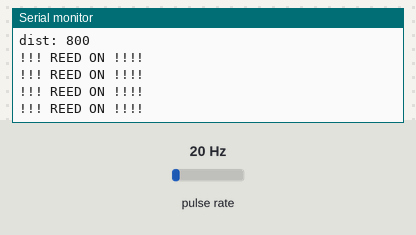
Bench run of a sketch on a simulated Arduino Uno, built with avr-gcc and run on an emulated ATmega328P. Shown: the last lines printed to the serial monitor. Wiring (inferred from the names in the program): pulse sensor: data pin 2. Inputs (shaded band) come from the test bench; at power-on: pulse rate 20 Hz.

Above: at 1.2 s.
1.3 s: pulse rate (sensor on pin 2) set to 196 Hz
4.3 s: pulse rate (sensor on pin 2) set to 100 Hz
At 5.1 s:
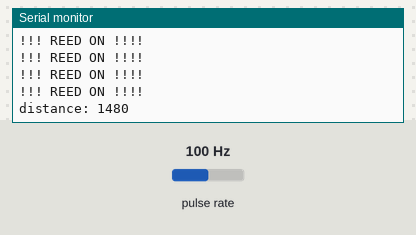
7.3 s: pulse rate (sensor on pin 2) set to 196 Hz
At 8.1 s:
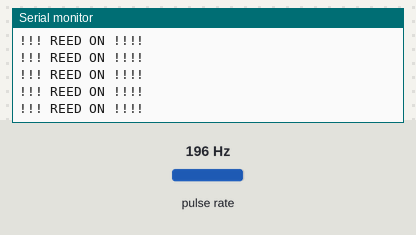
10.3 s: pulse rate (sensor on pin 2) set to 50 Hz
At 13.26 s:
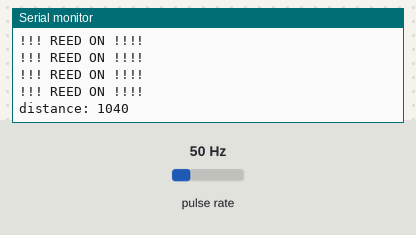
13.3 s: pulse rate (sensor on pin 2) set to 4 Hz
At 14.63 s:
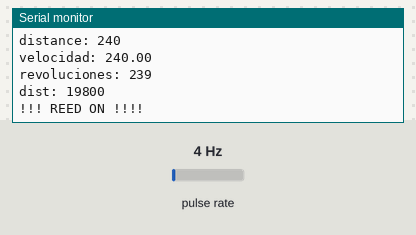
16.3 s: pulse rate (sensor on pin 2) set to 150 Hz
At 16.9 s:
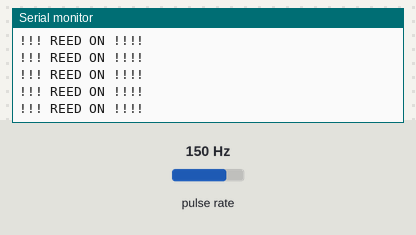
Timing chart, 0 to 19.3 s (numbered marks = the images above; inputs shaded):
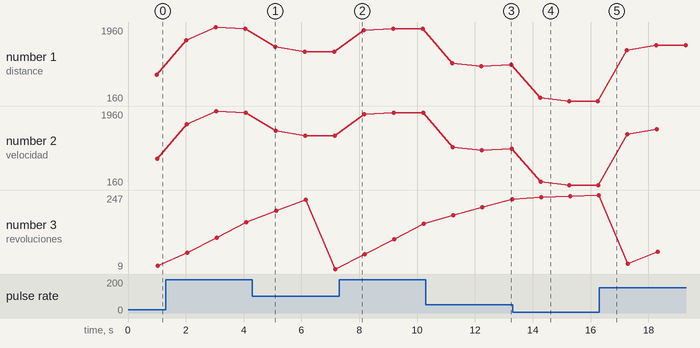

Measured:
- after the input at 4.3 s, the serial monitor: prints a new line after 0.79 s (image 1)
- after the input at 10.3 s, the serial monitor: prints a new line after 0.92 s (image 3)
- after the input at 13.3 s, the serial monitor: prints a new line after 0.95 s (image 4)
- plotted number 1: 800 → 1920 after the input at 1.3 s, 1920 → 1360 after the input at 4.3 s, 1360 → 1920 after the input at 7.3 s, 1920 → 1040 after the input at 10.3 s, 1040 → 160 after the input at 13.3 s
- plotted number 2: 800 → 1920 after the input at 1.3 s, 1920 → 1360 after the input at 4.3 s, 1360 → 1920 after the input at 7.3 s, 1920 → 1040 after the input at 10.3 s, 1040 → 160 after the input at 13.3 s
- plotted number 3: 20 → 159 after the input at 1.3 s, 159 → 9 after the input at 4.3 s, 9 → 154 after the input at 7.3 s, 154 → 233 after the input at 10.3 s, 233 → 247 after the input at 13.3 s

The sketch:

reed_test.ino
```cpp
/*
Prueba la lectura del reed switch, imprimiendo el estado del reed, y la velocidad
actual.
*/

int reed = 2;

//velocidad
volatile byte revolutions = 0; //guarda los giros
int rpm =0; //revoluciones por minuto

long debouncing = 20; //limpia lectura del reed
volatile unsigned long timeOld_debounce = 0; //ibid

//variables para los calculos
int radius = 26; //radio de la bici
float pi = 3.1416; //PI
int sample = 4; //cuantos imanes hay en la bici
int perimeter;

int distance = 0; //cuanta distancia se ha recorrido
int last_dist = 0;
int initime; //tiempo inicial
float vel; //velocidad

//para el calculo de tiempo
volatile unsigned long actualBang =0;
unsigned long timeOld = 0;


void setup() {
	//inicializa la comunicacion serial
	Serial.begin(9600);

	//declara el pin como entrada
	pinMode(reed, INPUT);

	//activa la interrupcion en el pin 2
	attachInterrupt(0, rpm_sum, FALLING);

	//calcula el perimetro
	perimeter = pi*(radius*2);

	//toma el tiempo actual
	initime = millis();
}

//cuenta el numero de pasos del iman
void rpm_sum(){
	//elimina lecturas repetidas
	if((long)(micros() - timeOld_debounce) >= debouncing * 1000) {
		Serial.println("!!! REED ON !!!!"); //avisa que el switch esta encendido

	 	revolutions++; //aumenta las revoluciones
	 	distance += perimeter/sample; //calcula la distancia

    	timeOld_debounce = micros(); //actualiza el tiempo
  	}
}

void loop() {
	//cada segundo
	if(millis() - timeOld >= 1000){
		//calcula la velocidad
		vel = (distance - last_dist)/ 1.0 ;

		//imprime por el puerto serial
		Serial.print("distance: ");
		Serial.println(distance - last_dist);
		Serial.print("velocidad: ");
		Serial.println(vel);
		Serial.print("revoluciones: ");
		Serial.println(revolutions);
		Serial.print("dist: ");
		Serial.println(distance);

		//actualiza las variables
		last_dist = distance;
		timeOld = millis();
	}
}
```
